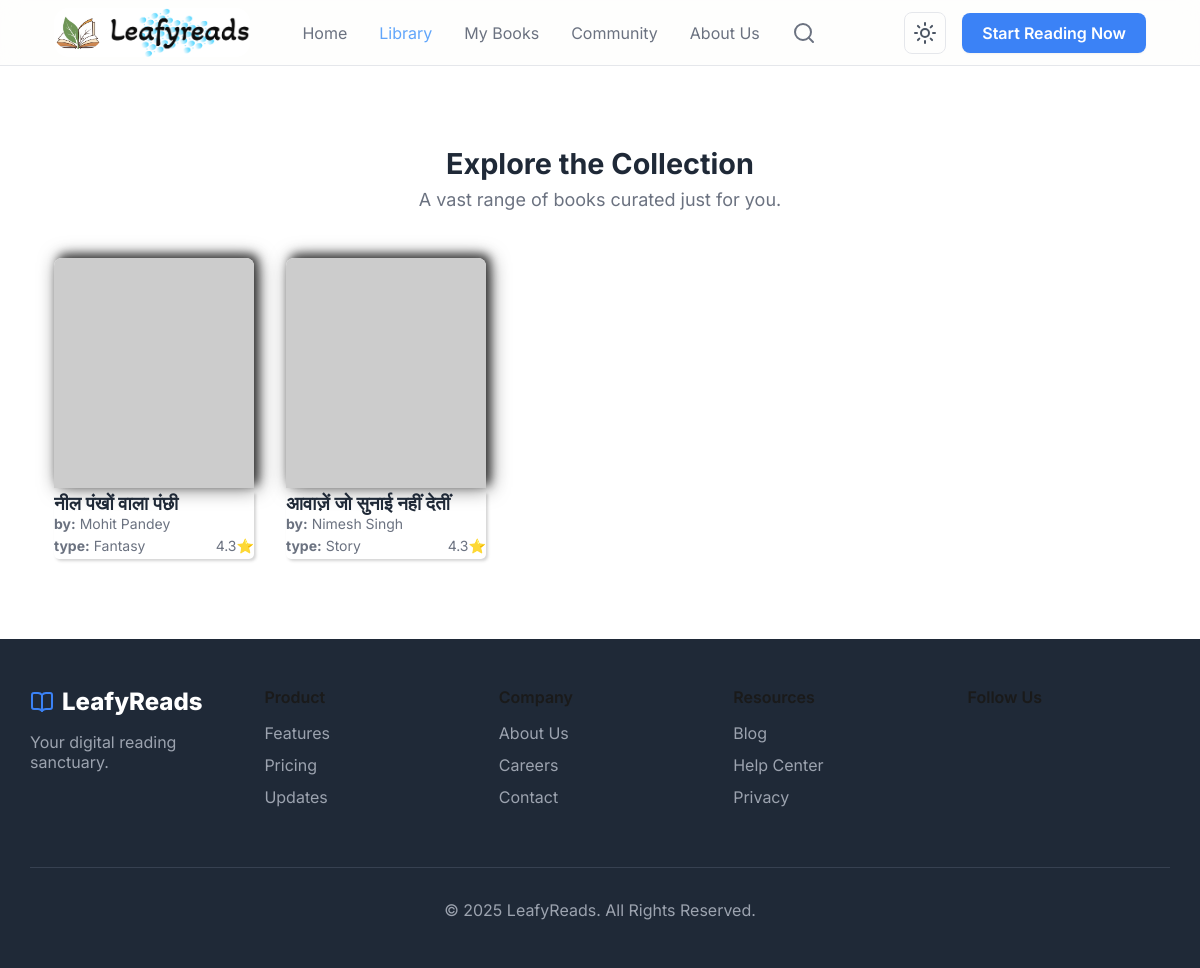
The page /book/library/ on the database as committed earlier.
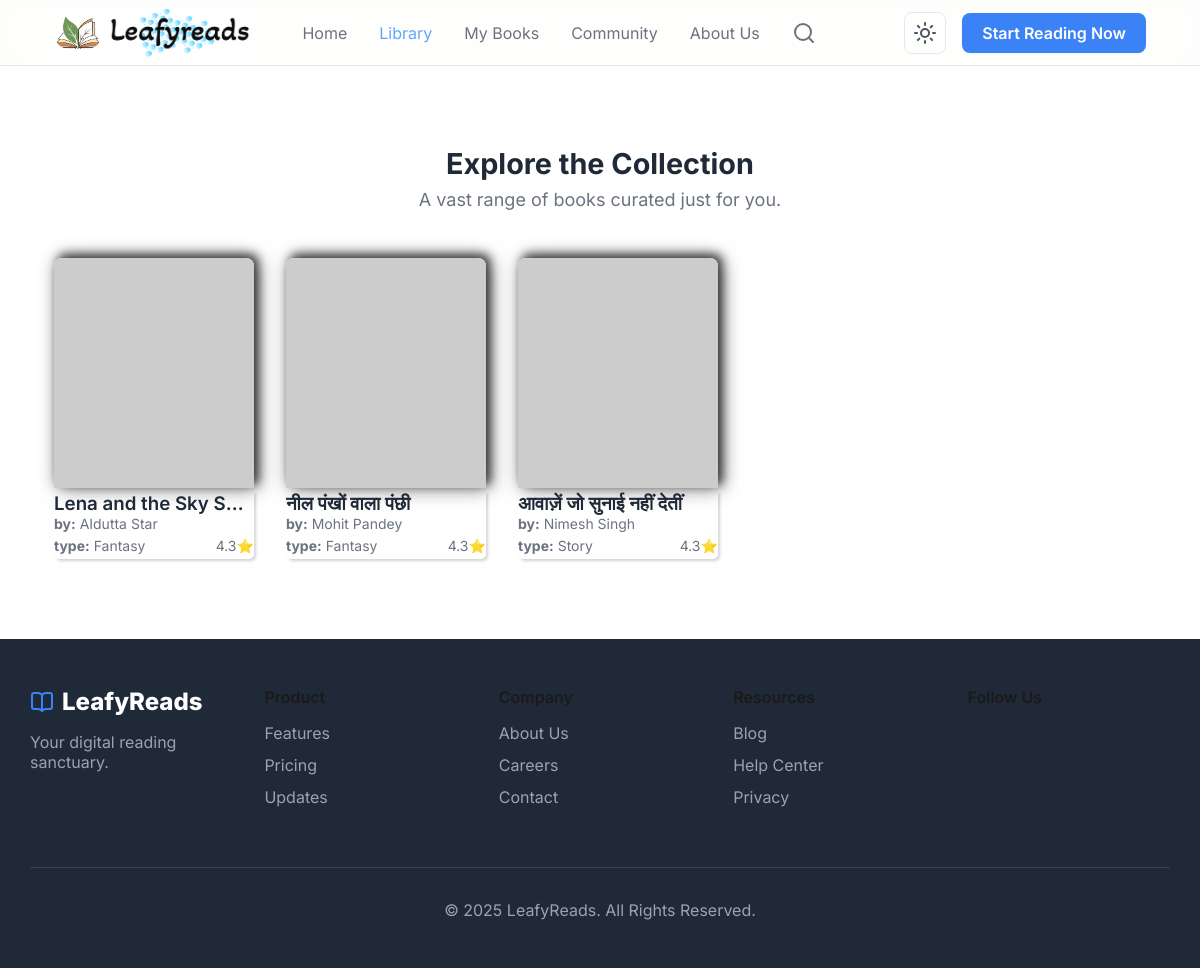
The same page on the database as committed later.
### books/models.py (models this page shows, shortened)
class Book(models.Model):
    title = models.CharField(max_length=200, unique=True)
    slug = models.SlugField(unique=True)
    author = models.CharField(max_length=100)
    genre = models.ForeignKey(Genre, on_delete=models.SET_NULL, null=True, related_name='books')
    price = models.DecimalField(max_digits=6, decimal_places=2,blank=True, null=True)
    isbn = models.CharField(max_length=20, blank=True, null=True)
    cover_front = models.ImageField(upload_to=book_media_upload_path)
    pdf_file = models.FileField(upload_to=book_media_upload_path, blank=True, null=True)
    is_published = models.BooleanField(default=True)
    uploaded_at = models.DateTimeField(auto_now_add=True)
    updated_at = models.DateTimeField(auto_now=True)
    audio_file = models.FileField(upload_to='sounds/',null=True, blank=True)
    class Meta:
        ordering = ['-uploaded_at']
        indexes = [
            models.Index(fields=['slug']),
            models.Index(fields=['title']),
        ]

class Genre(models.Model):
    category = models.ForeignKey(Category, on_delete=models.SET_NULL, null=True, related_name='genres')
    name = models.CharField(max_length=100)
    slug = models.SlugField(unique=True)
    lucidicon = models.CharField(max_length=100, blank=True, null=True)
    class Meta:
        ordering = ['name']
        unique_together = ('category', 'name')
    def __str__(self):
        return self.name

### books/views.py (the view)
# urls.py: path('library/', views.library, name='library'),
def library(request):
    books = Book.objects.select_related('genre').all().order_by('-uploaded_at')
    context = {
        'books': books,
        'title': "The books Library"
    }
    return render(request, 'library.html', context)

### books/templates/library.html (shortened to what this page needs)
{% extends 'base.html' %}
{% load static %}
{% block css %}
  <link rel="stylesheet" href="{% static 'css/library.css' %}" />
{% endblock %}
{% block body %}
  <section class="bg-white">
    <div class="container">
        {% if search and not books%}
        <div class="fallback-modern">
          <div class="fallback-card">
            <img class="fallback-icon" src="https://cdn-icons-png.flaticon.com/512/4076/4076549.png" alt="No books" />
            <h2>Oops! No books here yet...</h2>
            <p>Hmm... Looks like we couldn’t find anything for <strong>"{{ search }}"</strong> search results
              :(</p>
            <a href="{% url 'library' %}" class="fallback-link">Explore Library</a>
          </div>
        </div>
      {% else %}
        <div class="section-header">
          {% if search %}
          <h2 style="font-size: 1.8rem;">Search results for <u>{{search}}</u> book</h2>
          {% else %}
          <h2 style="font-size: 1.8rem;">Explore the Collection {{category}}</h2>
          {% endif %}
          <p>A vast range of books curated just for you.</p>
        </div>
        <div class="books-grid">
          {% for book in books %}
            <div class="book-item">
              <a href="{% url 'book' book.slug %}">
                <img src="{{ book.cover_front.url }}" alt="Book Cover 1" onerror="this.onerror=null;this.src='https://placehold.co/400x600/cccccc/ffffff?text=Image+Failed';" />
                <div style="box-shadow: 2px 2px 3px #3a3a3a38;border-radius: 0px 0px 5px 5px;">
                  <h3 class="truncate">{{ book.title }}</h3>
                  <p class="truncate">
                    <span style="font-weight: 700;">by:</span> {{ book.author }}
                  </p>
                  <div style="padding: 5px 0px; display: flex;justify-content: space-between;align-items: center;">
                    <p class="truncate">
                      <span style="font-weight: 700;">type:</span> {{ book.genre }}
                    </p>
                    <p>4.3⭐</p>
                  </div>
                </div>
              </a>
            </div>
          {% endfor %}
        </div>
      {% endif %}
    </div>
  </section>
{% endblock %}

Rows that differ between the two databases and show on the page:
added Book: title "Lena and the Sky S…", author "AIdutta Star", genre "Fantasy"
